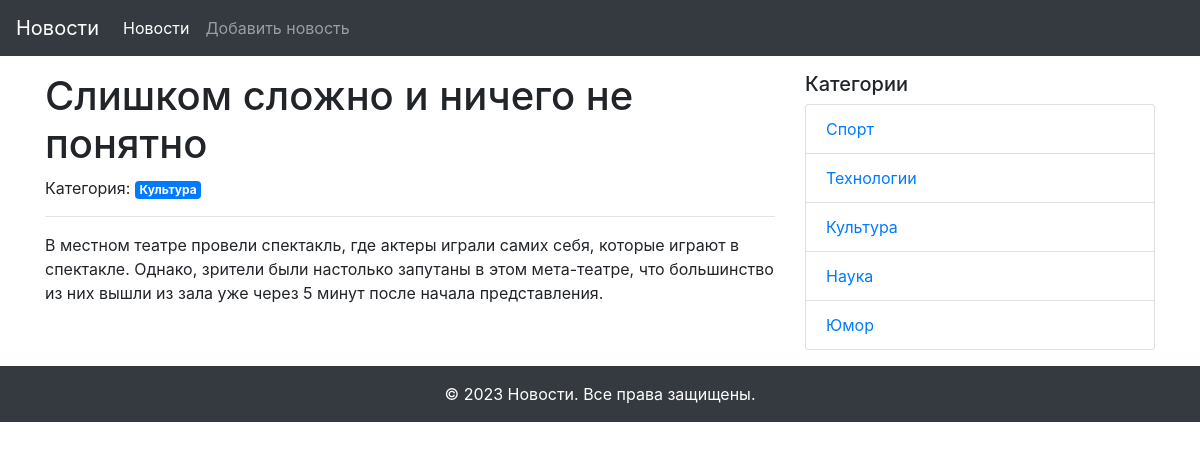
The page /news_detail/1 on the database its author committed.
### main.py (models this page shows, shortened)
class News(db.Model):
    id = db.Column(db.Integer, primary_key=True)
    title = db.Column(db.String(255), unique=True, nullable=False)
    text = db.Column(db.Text, nullable=False)
    created_date = db.Column(db.DateTime, default=datetime.datetime.utcnow())
    category_id = db.Column(db.Integer, db.ForeignKey('category.id'), nullable=True)
    category = db.relationship('Category', back_populates='news')

class Category(db.Model):
    id = db.Column(db.Integer, primary_key=True)
    title = db.Column(db.String(255), nullable=False)
    news = db.relationship('News', back_populates='category')

### main.py (the view)
@app.route('/news_detail/<int:id>')
def news_detail(id):
    news_det = News.query.get(id)
    categories = Category.query.all()
    return render_template('news_detail.html',
                           news=news_det,
                           categories=categories)

### app/templates/news_detail.html (shortened to what this page needs)
{% extends "base.html" %}
{% block content %}
  <h1>{{ news.title }}</h1>
  {% if news.category %}
    <span>Категория: <a href="{{ url_for('category', id=news.category.id) }}" class="badge badge-primary">{{ news.category.title }}</a></span>
  {% endif %}
  <hr>
  <p>{{ news.text }}</p>
{% endblock content %}

### app/templates/side_navigation.html
<div class="col-md-4">
  <h5>Категории</h5>
  <ul class="list-group">
    {% for category in categories %}
      <li class="list-group-item"><a href="{{ url_for('category', id=category.id) }}">{{ category.title }}</a></li>
    {% endfor %}
  </ul>
</div>

### rows shown on the page
News: title "Слишком сложно и ничего не понятно", text "В местном театре провели спектакль, где актеры играли самих себя, которые играют в спектакле. Однако, зрители были настолько запутаны в этом мета-театре, что большинство из них вышли из зала уже через 5 минут после начала представления."
Category: category "Культура", title "Культура"
Category: title "Спорт"
Category: title "Технологии"
Category: title "Наука"
Category: title "Юмор"
